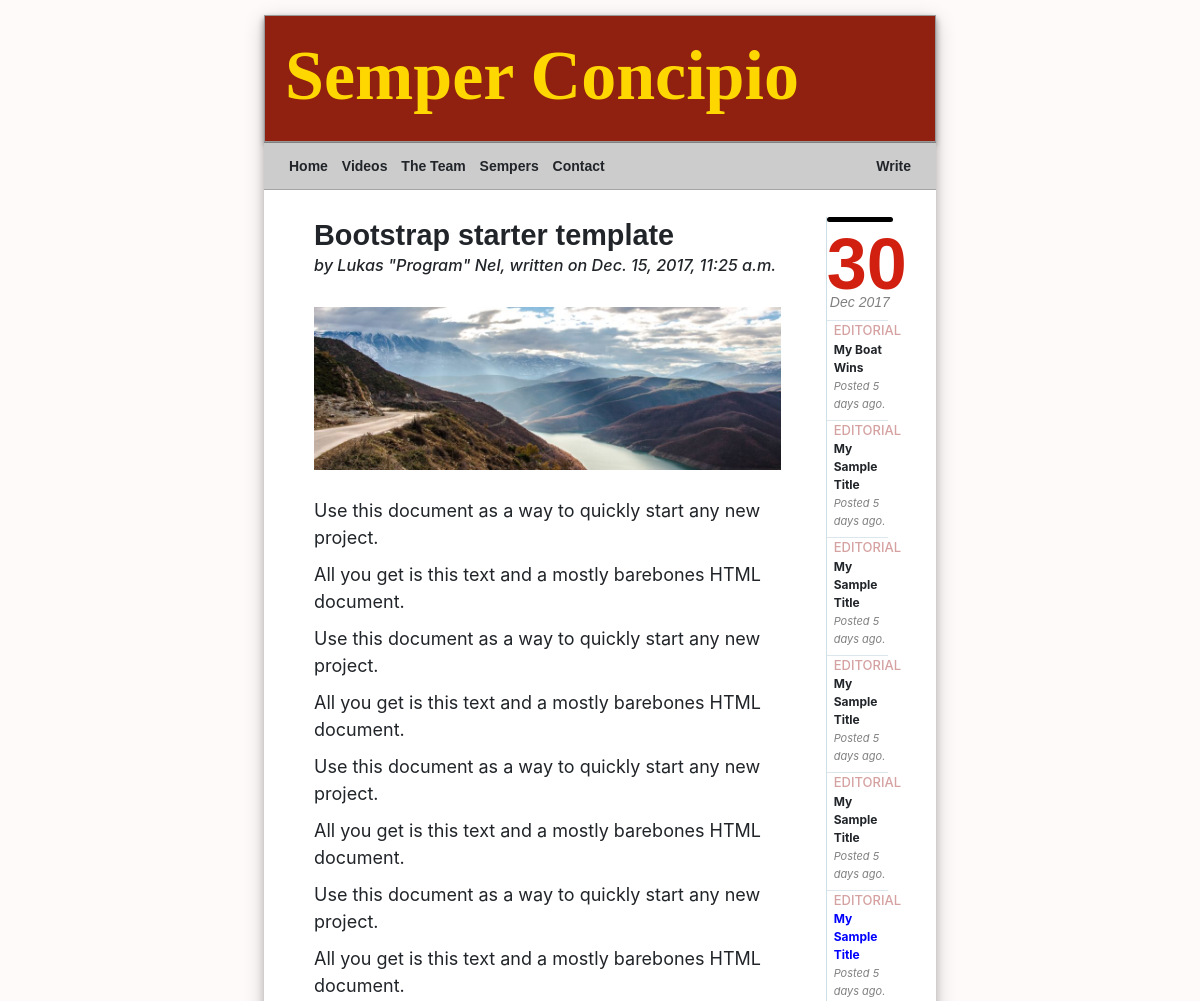
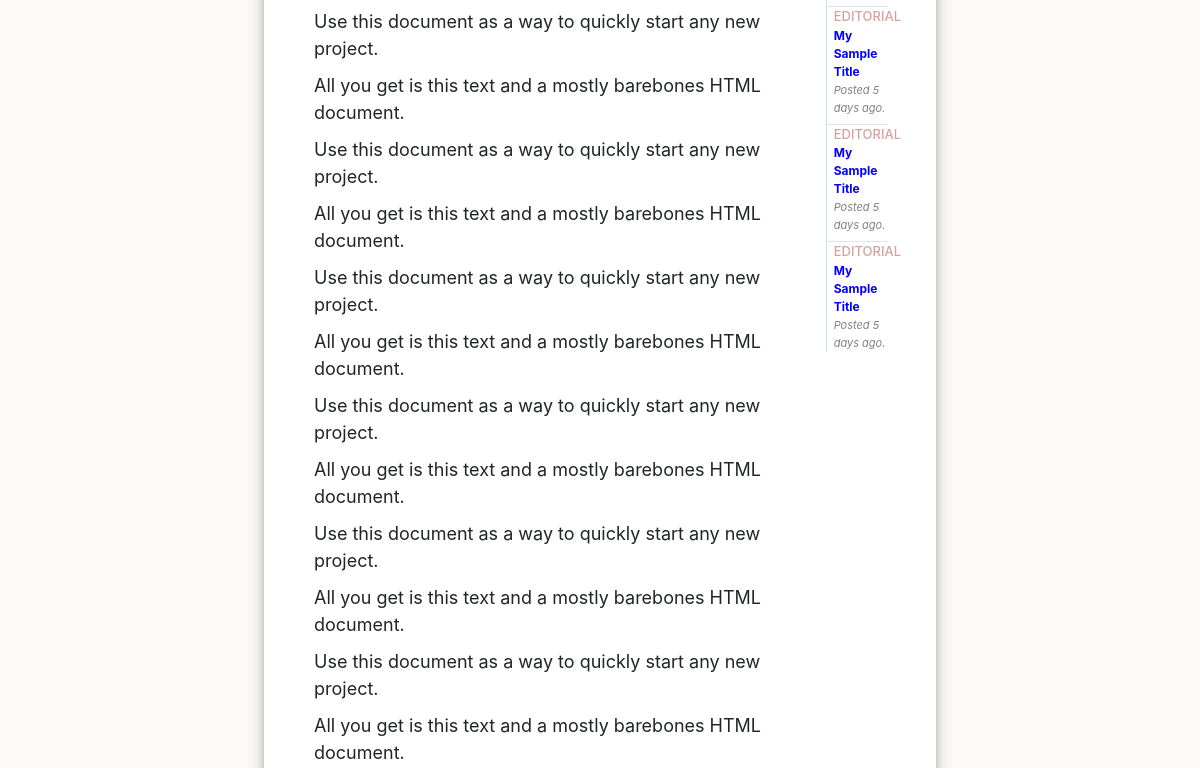
The app's page /articles/10/ (upper part), older data (2 pictures, top to bottom).
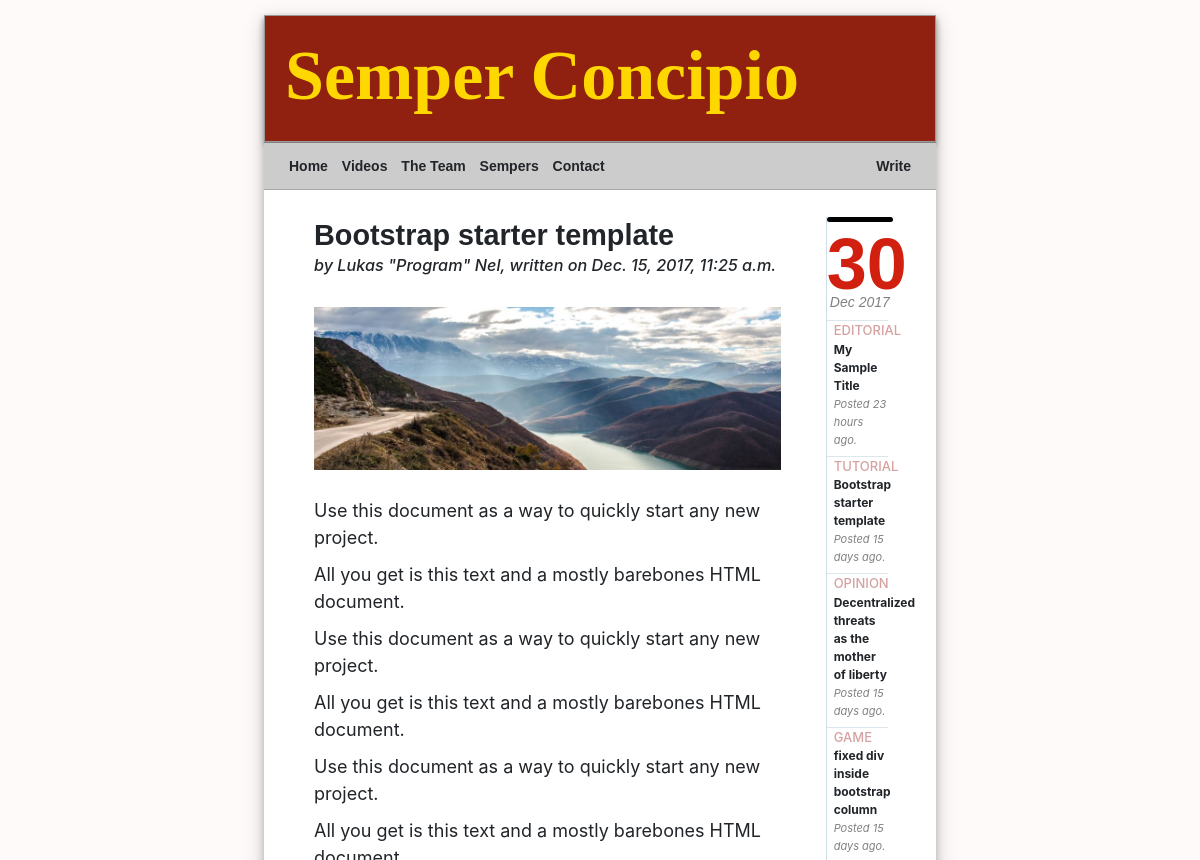
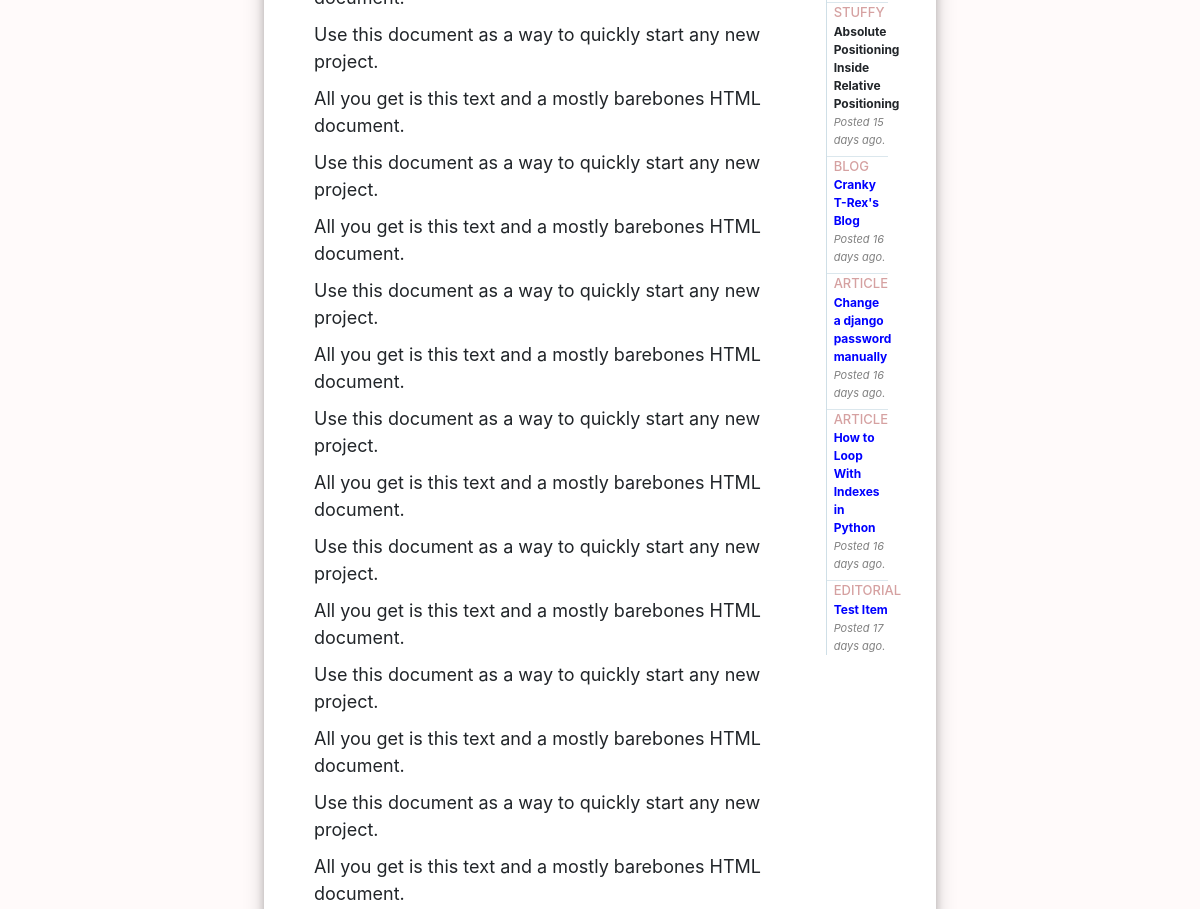
The same page, newer data (2 pictures, top to bottom).
### SemperNewsApp/models.py (models this page shows, shortened)
class NewsItem(models.Model):
    title = models.CharField(max_length=255)
    type = models.CharField(max_length=30)
    article = models.TextField()
    created_at = models.DateTimeField(auto_now_add=True)
    updated_at = models.DateTimeField(auto_now=True)
    thumbnail_path = models.CharField(max_length=255,default='')
    timeDiff = ''
    writer = models.ForeignKey(WriterItem,default=1)

class WriterItem(models.Model):
    firstname = models.CharField(max_length=255)
    lastname = models.CharField(max_length=255)
    nickname = models.CharField(max_length=255,default='')
    title = models.CharField(max_length=255,default='Journalist')
    def __str__(self):              # __unicode__ on Python 2
        return self.firstname + "  \"" + self.nickname + "\"  " + self.lastname

### SemperNewsApp/views.py (the view)
# urls.py: url(r'^articles/([0-9]+)/$', views.article,name='article'),
def article(request,fid):
    newsItems = getCurrentNewsItems()
    articleitem = NewsItem.objects.filter(pk=fid)[0]
    sanitizedarticle = articleitem.article.replace('&lt;', '<').replace('&gt;', '>')
    articleparagraphs = sanitizedarticle.split('\n')
    return render(request, 'article.html', {'currentDay' : timezone.now().strftime("%m"),
                                          'currentMonth' : timezone.now().strftime("%m"),
                                          'currentYear' : timezone.now().strftime("%m"),
                                          'newsItems' : newsItems,
                                          'articleitem' : articleitem,
                                          'articleparagraphs' : articleparagraphs})

### SemperNewsApp/templates/article.html (shortened to what this page needs)
{% extends "base.html" %}
{% load static %}
{% block content %}
<div id="mainarticle">
    <h1>{{ articleitem.title }}  </h1>
    <h3 id="article_subtext"><em>by {{ articleitem.writer }}, written on {{ articleitem.updated_at }}</em></h3>
<br/>
    <img src="{% static articleitem.thumbnail_path %}">
    <br/>
    <br/>
    {% autoescape off %}
    {% for paragraph in articleparagraphs %}
        <p>{{ paragraph }}</p>
    {% endfor %}
    {% endautoescape %}
</div>
{% endblock %}

### SemperNewsApp/templates/base.html (shortened to what this page needs)
{% load static %}
<!DOCTYPE html>
<html>
<head lang="en">
    <link rel="stylesheet" href='{% static "css/bootstrap.min.css" %}'/>
    <link rel="stylesheet" href='{% static "css/bootstrap-grid.min.css" %}'/>
    <link rel="stylesheet" href='{% static "css/bootstrap-reboot.min.css" %}'/>
    <link rel="stylesheet" href='{% static "css/blockmodel.css" %}'/>
</head>
<body id="main_body" onload="ondocload();">
<div id="wrapper">
    <div class="container-fluid" id="main_page">
        <div class="row">
            <div class="col-12" id="menuwrapper">
                <header id="main_header">
                    <a href="{% url 'index' %}">
                        <h1 id="main_title">Semper Concipio</h1>
                    </a>
                </header>
                <nav id = "main_menu">
                    <ul style="width:100%">
                        <li>Home</li>
                        <li>Videos</li>
                        <li>The Team</li>
                        <li>Sempers</li>
                        <li>Contact</li>
                        <li style="float:right"><a href="{% url 'write' %}">Write</a></li>
                    </ul>
            </nav>
            </div>
        </div>
        <div class="row" style="margin-left:5px;margin-right:5px">
            <div class="col-xl-10 col-lg-10 col-md-12 col-12">
                <div class="container" style="margin-top:29px;margin-bottom:10px">
                    {% block content %}
                    {% endblock %}
                </div>
            </div>
            <div class="col-2 hidden-sm hidden-xs hidden-md">
                <aside id="newssummary">
                    <header>
                        <h1 id="newssummaryheader">{% now "d" %}</h1>
                        <p id="newssummarysubtitle">{% now "M" %} {% now "Y" %}</p>
                    </header>
                    <ul id="newssummarylist">
                        {% for newsItem in newsItems|slice:"0:5" %}
                        <li class="newssummarylistitem">
                            <a href="{% url 'article' newsItem.id %}">
                                <div>
                                    <span>{{ newsItem.type | upper }}</span><br/>
                                    <b>{{ newsItem.title }}</b><br/>
                                    <em>Posted {{ newsItem.timeDiff }} ago. </em><br/>
                                </div>
                            </a>
                        </li>
                        {% endfor %}
                        {% for newsItem in newsItems|slice:"6:10" %}
                        <li class="newssummarylistitem hidden_on_small" >
                            <a href="{% url 'article' newsItem.id %}">
                                <div>
                                    <span>{{ newsItem.type | upper }}</span><br/>
                                    <b>{{ newsItem.title }}</b><br/>
                                    <em>Posted {{ newsItem.timeDiff }} ago. </em><br/>
                                </div>
                            </a>
                        </li>
                        {% endfor %}
                    </ul>
                </aside>
            </div>
        </div>
    </div>
</div>
</body>
</html>

Row changes from the older to the newer data that the page shows:
removed NewsItem: type "EDITORIAL", title "My Boat Wins", timeDiff "5 days", shown under "30"
removed NewsItem: type "EDITORIAL", title "My Sample Title", timeDiff "5 days", shown under "30"
removed NewsItem: type "EDITORIAL", title "My Sample Title", timeDiff "5 days", shown under "30"
removed NewsItem: type "EDITORIAL", title "My Sample Title", timeDiff "5 days", shown under "30"
removed NewsItem: type "EDITORIAL", title "My Sample Title", timeDiff "5 days", shown under "30"
removed NewsItem: type "EDITORIAL", title "My Sample Title", timeDiff "5 days"
removed NewsItem: type "EDITORIAL", title "My Sample Title", timeDiff "5 days"
removed NewsItem: type "EDITORIAL", title "My Sample Title", timeDiff "5 days"
removed NewsItem: type "EDITORIAL", title "My Sample Title", timeDiff "5 days"
now on one of the page's lists (row unchanged): NewsItem: type "TUTORIAL", title "Bootstrap starter template", timeDiff "15 days"
added NewsItem: type "EDITORIAL", title "My Sample Title", timeDiff "23 hours", shown under "30"
now on this page (row unchanged): NewsItem: type "OPINION", title "Decentralized threats as the mother of liberty", timeDiff "15 days", shown under "30"
now on this page (row unchanged): NewsItem: type "GAME", title "fixed div inside bootstrap column", timeDiff "15 days", shown under "30"
now on this page (row unchanged): NewsItem: type "STUFFY", title "Absolute Positioning Inside Relative Positioning", timeDiff "15 days", shown under "30"
now on this page (row unchanged): NewsItem: type "BLOG", title "Cranky T-Rex's Blog", timeDiff "16 days"
now on this page (row unchanged): NewsItem: type "ARTICLE", title "Change a django password manually", timeDiff "16 days"
now on this page (row unchanged): NewsItem: type "ARTICLE", title "How to Loop With Indexes in Python", timeDiff "16 days"
now on this page (row unchanged): NewsItem: type "EDITORIAL", title "Test Item", timeDiff "17 days"
